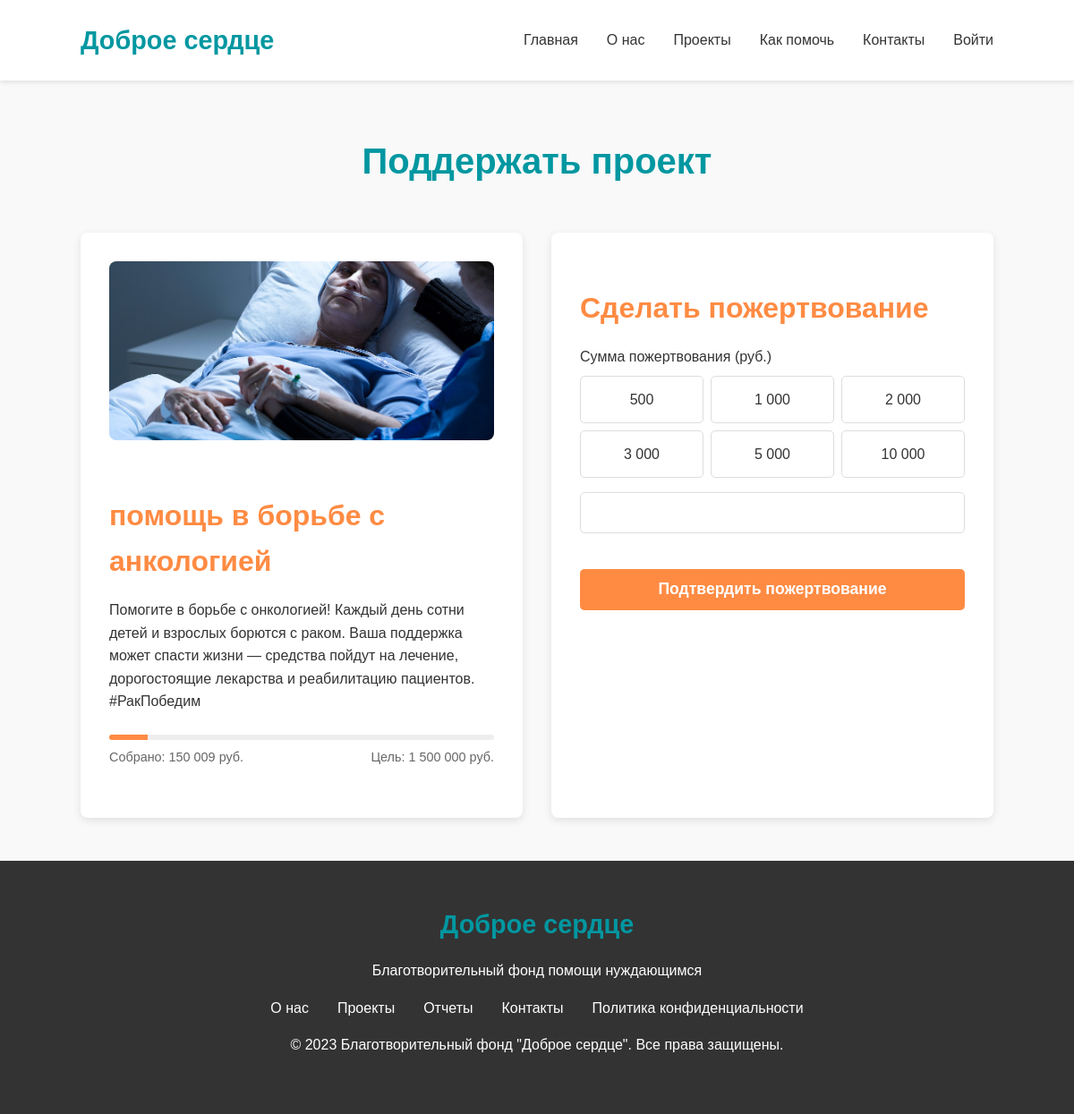
The page /donate.php?project=7 on the database its author committed.
### tables this page shows
CREATE TABLE `project` (
  `id` int NOT NULL,
  `tittle` varchar(32) NOT NULL,
  `target_amount` int NOT NULL,
  `target_current` int DEFAULT NULL,
  `purpose_of_donation` varchar(512) NOT NULL,
  `img_path` varchar(64) NOT NULL
);

### public/donate.php (the view, shortened to what this page needs)
<?php include "db.php";
$project_id = isset($_GET['project']) ? intval($_GET['project']) : 0;
$stm = $connect->prepare("SELECT * FROM `project` WHERE id = ?");
$stm->execute([$project_id]);
$project = $stm->fetch();
?>
<!DOCTYPE html>
<html lang="ru">
<head>
    <link rel="stylesheet" href="https://cdnjs.cloudflare.com/ajax/libs/font-awesome/6.0.0-beta3/css/all.min.css">
</head>
<body>
    <?php include "header.php"; ?>
    <main class="container">
        <h1>Поддержать проект</h1>
        <div class="donate-container">
            <div class="project-info">
                <img src="./images/Project/<?=$project['img_path']?>" alt="<?=$project['tittle']?>" class="project-img">
                <h2><?=$project['tittle']?></h2>
                <p><?=$project['purpose_of_donation']?></p>
                <div class="project-progress">
                    <div class="progress-bar">
                        <div class="progress-fill"></div>
                    </div>
                    <div class="progress-info">
                        <span>Собрано: <?=number_format($project['target_current'], 0, '', ' ')?> руб.</span>
                        <span>Цель: <?=number_format($project['target_amount'], 0, '', ' ')?> руб.</span>
                    </div>
                </div>
            </div>
            <div class="donation-form">
                <h2>Сделать пожертвование</h2>
                <form action="action.php?action=donate&project=<?=$_GET['project']?>" method="POST">
                    <div class="form-group">
                        <label for="amount">Сумма пожертвования (руб.)</label>
                        <div class="amount-options">
                            <div class="amount-option" data-amount="500">500</div>
                            <div class="amount-option" data-amount="1000">1 000</div>
                            <div class="amount-option" data-amount="2000">2 000</div>
                            <div class="amount-option" data-amount="3000">3 000</div>
                            <div class="amount-option" data-amount="5000">5 000</div>
                            <div class="amount-option" data-amount="10000">10 000</div>
                        </div>
                        <input type="number" id="amount" name="amount" min="100" step="100" required>
                    </div>
                    <button type="submit" class="btn">Подтвердить пожертвование</button>
                </form>
            </div>
        </div>
    </main>
    <?php include "footer.php" ?>
</body>
</html>

### public/header.php (style rules this page uses)
:root { --h1-color: #0097a1; --h2-color: #ff8b43; --button-color: #ff8b43; --text-color: #333; --light-bg: #f9f9f9; }
body { font-family: 'Arial', sans-serif; margin: 0; padding: 0; color: var(--text-color); line-height: 1.6; }

### public/footer.php (style rules this page uses)
:root { --h1-color: #0097a1; --h2-color: #ff8b43; --button-color: #ff8b43; --text-color: #333; --light-bg: #f9f9f9; }
body { font-family: 'Arial', sans-serif; margin: 0; padding: 0; color: var(--text-color); line-height: 1.6; }

### rows shown on the page
project: img_path (picture), tittle "помощь в борьбе с анкологией", purpose_of_donation "Помогите в борьбе с онкологией! Каждый день сотни детей и взрослых борются с раком. Ваша поддержка может спасти жизни — средства пойдут на лечение, дорогостоящие лекарства и реабилитацию пациентов. #РакПобедим", target_current "150 009", target_amount "1 500 000"
